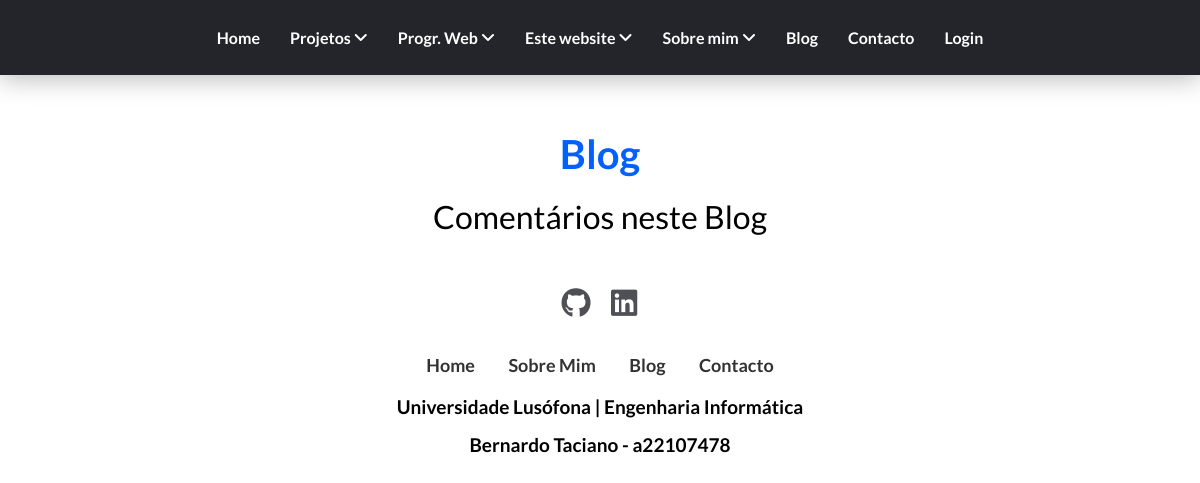
/blog, run on an earlier commit of the app's database.
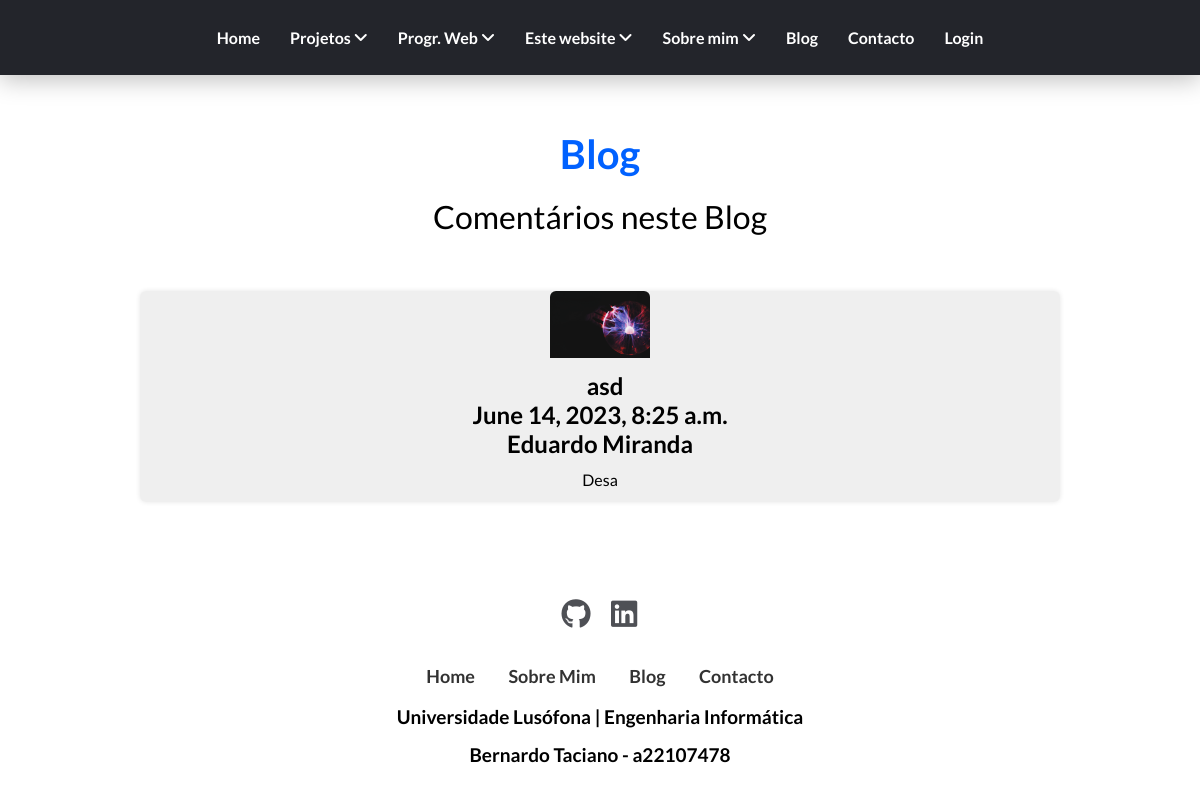
And on a later commit of the database.
### portfolio/models.py (models this page shows, shortened)
class Post(models.Model):
    titulo = models.CharField(max_length=50)
    autor = models.ForeignKey(Pessoa, on_delete = models.CASCADE, related_name = "autor")
    data = models.DateTimeField(auto_now_add=True)
    descricao = models.TextField(max_length=1000)
    link = models.CharField(max_length=200, blank=True)
    imagem = models.ImageField(upload_to="static/portfolio/images", blank=True)

class Pessoa(models.Model):
    funcao = [
        ('aluno', 'Aluno'),
        ('professor', 'Professor'),
    ]
    nome = models.CharField(max_length=70)
    funcao = models.CharField(choices=funcao, blank=True, default='aluno', max_length=10)
    linkLusofona = models.URLField(max_length = 200, blank=True)
    linkLinkedin = models.URLField(max_length = 200, blank=True)
    def __str__(self):
        return self.nome

### portfolio/views.py (the view)
# urls.py: path('blog', views.blog_view, name='blog'),
def blog_view(request):
    context = {'posts': Post.objects.all()}
    return render(request, 'portfolio/blog.html', context)

### portfolio/templates/portfolio/blog.html (shortened to what this page needs)
{% extends 'portfolio/layout.html' %}
{% load static %}
{% block main %}
    <div class="blogContainer">
        <div class="row">
            <div class="header">
                <h1>Blog</h1>
                <p>Comentários neste Blog</p>
            </div>
                <div class="contentContainer">
                    {% for post in posts %}
                    <div class="card">
                        <img src="{{post.imagem.url}}" style="max-width: 100px;" alt="Blog 1">
                        <h4>{{post.titulo}}</h4>
                        <h2>{{post.data}}</h2>
                        <h2>{{post.autor}}</h2>
                        <p>{{post.descricao}}</p>
                    </div>
                    {% endfor %}
                </div>
        </div>
    </div>
{% endblock %}

### portfolio/templates/portfolio/layout.html (shortened to what this page needs)
<!DOCTYPE html>
<html lang="en">
<head>
    {% load static %}
    <link rel="stylesheet" href="{% static '/portfolio/style.css' %}">
    <link rel="stylesheet" href="https://cdnjs.cloudflare.com/ajax/libs/font-awesome/6.4.0/css/all.min.css">
</head>
<body>
    <header>
        <div class="nav">
            <ul class="menu">
                <li class="menu-item"><a href="{% url 'portfolio:home' %}">Home</a></li>
                <li class="menu-item"><a class="sub-btn" href="{% url 'portfolio:projetos' %}">Projetos <i class="fa fa-angle-down" aria-hidden="true"></i></a>
                </li>
                <li class="menu-item"><a class="sub-btn" href="">Progr. Web <i class="fa fa-angle-down" aria-hidden="true"></i></a>
                </li>
                <li class="menu-item"><a href="{% url 'portfolio:tecusada' %}" class="sub-btn">Este website <i class="fa fa-angle-down" aria-hidden="true"></i></a>
                </li>
                <li class="menu-item">
                    <a class="sub-btn" href="">Sobre mim <i class="fa fa-angle-down" aria-hidden="true"></i></a>
                </li>
                <li class="menu-item"><a href="{% url 'portfolio:blog' %}">Blog</a></li>
                <li class="menu-item"><a href="{% url 'portfolio:contacto' %}">Contacto</a></li>
                {% if request.user.is_authenticated %}
                <li class="menu-item"><a href="{% url 'portfolio:logout' %}">{{request.user}} Logout</a></li>
                {% else %}
                <li class="menu-item"><a href="{% url 'portfolio:login' %}">Login</a></li>
                {% endif %}
            </ul>
        </div>
    </header>
    {% block main %}
    {% endblock %}
    <footer>
        <div class="social">
            <a href="https://github.com/bernardo-taciano-a22107478"><i class="fab fa-github" aria-hidden="true"></i></a>
            <a href="https://www.linkedin.com/in/bernardo-taciano/"><i class="fab fa-linkedin" aria-hidden="true"></i></a>
        </div>
        <ul class="list">
            <li>
                <a href="{% url 'portfolio:home' %}">Home</a>
            </li>
            <li>
                <a href="{% url 'portfolio:sobre' %}">Sobre Mim</a>
            </li>
            <li>
                <a href="{% url 'portfolio:blog' %}">Blog</a>
            </li>
            <li>
                <a href="{% url 'portfolio:contacto' %}">Contacto</a>
            </li>
        </ul>
        <p class="copyright">Universidade Lusófona | Engenharia Informática</p>
        <p class="copyright">Bernardo Taciano - a22107478</p>
    </footer>
</body>
</html>

### portfolio/static/portfolio/style.css (style rules this page uses)
* { margin: 0; padding: 0; box-sizing: border-box; font-family: 'Lato', sans-serif; scroll-behavior: smooth; }
header { z-index: 100; position: fixed; top: 0; left: 0; width: 100%; display: flex; justify-content: center; align-items: center; background-color: #23252b; box-shadow: 0px 5px 25px rgb(0,0,0,0.25); padding: 0 100px; transition: 0.5s; font-weight: 600; }
header .nav { position: relative; line-height: 75px; }
header .nav .menu { position: relative; display: flex; justify-content: center; list-style: none; }
.menu-item > a { color: white; font-size: 1em; text-decoration: none; margin: 15px; padding: 25px 0; }
footer { padding: 40px 0; font-weight: 600; }
footer .social { text-align: center; padding-bottom: 25px; color: #23252b; }
footer .social a { font-size: 30px; color: inherit; width: 45px; height: 45px; line-height: 42px; display: inline-block; opacity: 0.8; transition: 0.3s; }
footer ul { margin-top: 0; padding: 0; list-style: none; font-size: 18px; line-height: 1.6; text-align: center; }
footer ul li a { color: inherit; text-decoration: none; }
footer ul li { display: inline-block; padding: 0 15px; opacity: 0.8; transition: 0.3s; }
footer .copyright { margin-top: 15px; text-align: center; font-size: 19px; }
.blogContainer { padding-top: 100px; width: 100%; }
.blogContainer .row { width: 80%; margin: auto; }
.blogContainer .row .header { margin: auto; width: 60%; text-align: center; }
.blogContainer .row .header h1 { padding-top: 30px; font-size: 2.5em; color: #0061FF; }
.blogContainer .row .header p { margin-top: 15px; font-size: 2em; line-height: 1.5; }
.contentContainer { display: flex; justify-content: center; align-items: center; margin: auto; text-align: center; }
.contentContainer .card { border-radius: 6px; flex: 1; margin: 50px 20px; box-shadow: 0 0 5px 0 rgb(0, 0, 0,0.1); background-color: #00000010; }
.contentContainer .card img { border-radius: 6px 6px 0 0; width: 100%; height: auto; }
.contentContainer .card h4 { margin-top: 10px; margin-left: 10px; font-size: 1.5em; }
.contentContainer .card p { line-height: 1.5; padding: 10px; font-size: 1em; }

### portfolio/templates/portfolio/blog.html (style rules this page uses)
.card { text-align: center; }

What changed in the data, as far as the page shows it:
added Post: imagem (picture), titulo "asd", data "June 14, 2023, 8:25 a.m.", autor "Eduardo Miranda", descricao "Desa"
